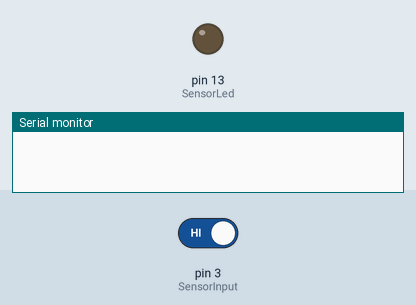
Simulated run of this sketch. Board: Arduino Uno, built with avr-gcc and run on an emulated ATmega328P. Shown: output pins drawn as LEDs (lit = HIGH), the last lines printed to the serial monitor. The inputs (shaded band) are chosen by the test bench; at power-on: pin 3 (SensorInput) HIGH.

Above: at 1.2 s.
1.3 s: pin 3 (SensorInput) driven LOW
At 1.7 s:
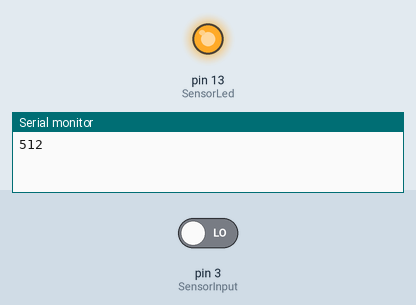
Timing chart, 0 to 4.3 s (numbered marks = the images above; inputs shaded):
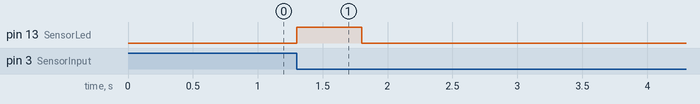

Measured:
- after the input at 1.3 s, pin 13 (SensorLed): LOW → HIGH at once, → LOW 0.50 s later

The sketch:

VibrationSensor.ino
```cpp
#define SensorLed 13
#define SensorInput 3
unsigned char state = 0;

void setup() {
	Serial.begin(9600);
	pinMode(SensorLed, OUTPUT);
	pinMode(SensorInput, INPUT);
	attachInterrupt(1, blink, FALLING);
}

void loop()
{
	if (state != 0)
	{
		state = 0;
		digitalWrite(SensorLed, HIGH);
		Serial.println(analogRead(SensorInput));
		delay(500);
	}
	else
	{
		digitalWrite(SensorLed, LOW);
	}
}

void blink()
{
	state++;
}
```
